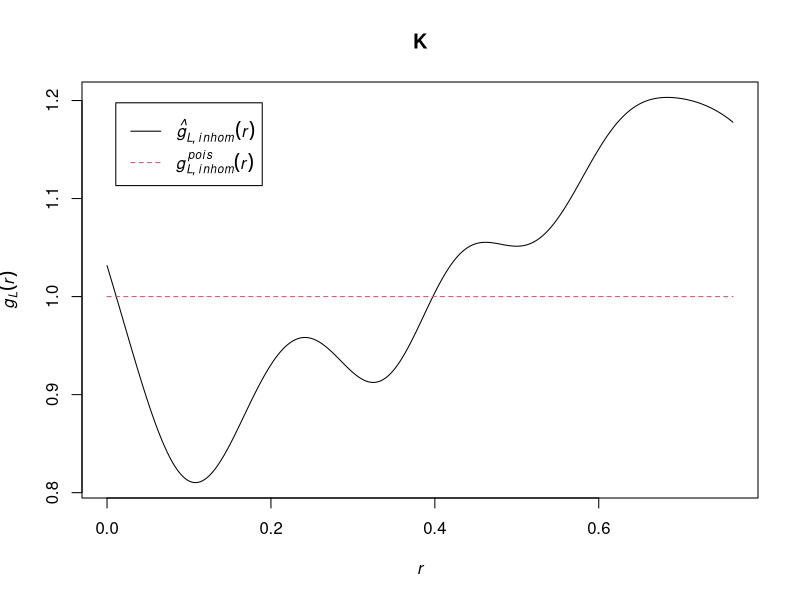

Write R code to recreate this figure.
library(spatstat)


### Name: linearpcfinhom
### Title: Inhomogeneous Linear Pair Correlation Function
### Aliases: linearpcfinhom
### Keywords: spatial nonparametric

### ** Examples

  data(simplenet)
  X <- rpoislpp(5, simplenet)
  fit <- lppm(X ~x)
  K <- linearpcfinhom(X, lambda=fit)
  plot(K)
